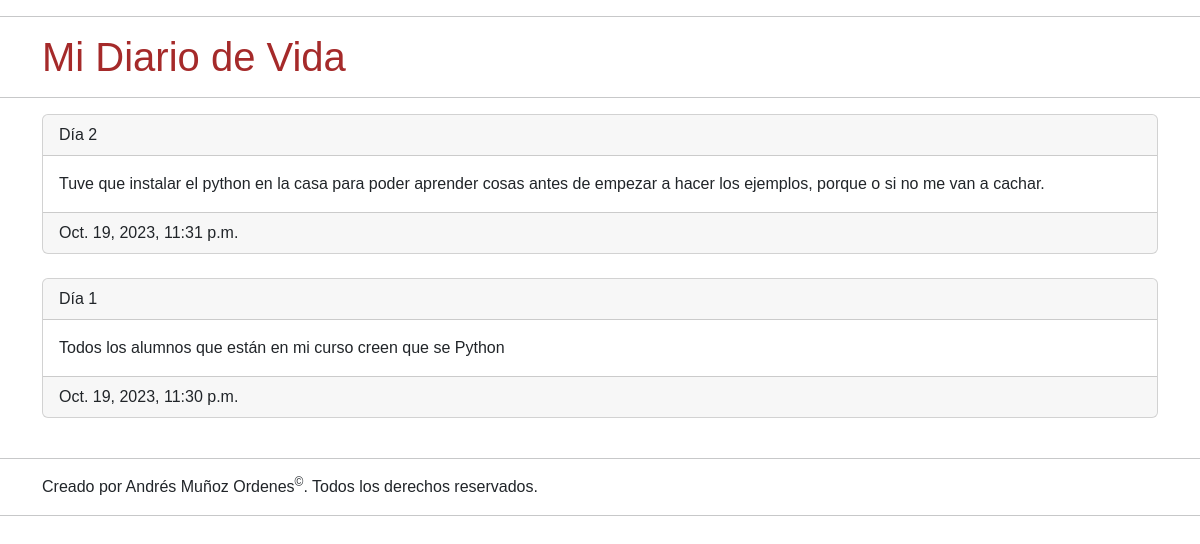
Screenshot of /diary/ with the database file from the repository.
### mydiary/models.py (models this page shows, shortened)
class Entry(models.Model):
    id = models.IntegerField(primary_key=True, auto_created=True)
    titulo = models.CharField(max_length=200)
    texto = models.TextField()
    fecha = models.DateTimeField(default=timezone.now)

### mydiary/views.py (the view)
# urls.py: path('', views.index),
def index(request):
    publicaciones = Entry.objects.all().order_by('-fecha').values()
    context = {
        'publicaciones': publicaciones
    }
    return render(request, 'diary.html', context)

### mydiary/templates/diary.html (shortened to what this page needs)
<!DOCTYPE html>
<html lang="en">
<head>
    <link rel="stylesheet" href="https://cdn.jsdelivr.net/npm/bootstrap@5.2.3/dist/css/bootstrap.min.css">
    <link rel="stylesheet" href="https://cdnjs.cloudflare.com/ajax/libs/font-awesome/6.4.2/css/all.min.css" />
</head>
<body>
    <hr class="hr" />
    <div class="container">
        <h1>
            {% block title %}
                Mi Diario de Vida
            {% endblock %}
        </h1>
    </div>
    <hr class="hr" />
    <div class="container">
        {% block content %}
            {% if publicaciones %}
                {% for publicacion in publicaciones %}
                    <div class="card">
                        <div class="card-header">
                            {{ publicacion.titulo }}
                        </div>
                        <div class="card-body">
                            <p class="card-text">{{ publicacion.texto }}</p>
                        </div>
                        <div class="card-footer text-body-secondary">
                            {{ publicacion.fecha }}
                        </div>
                    </div>
                    <br />
                {% endfor %}
            {% else %}
                <b>No hay publicaciones disponibles</b>
            {% endif %}
        {% endblock %}
    </div>
    <hr class="hr" />
    <div class="container">
        {% block footer %}
            Creado por Andrés Muñoz Ordenes<sup>&copy;</sup>. Todos los derechos reservados.
        {% endblock %}
    </div>
    <hr class="hr" />
</body>
</html>

### mydiary/templates/diary.html (style rules this page uses)
body { font-family: 'Trebuchet MS', 'Lucida Sans Unicode', 'Lucida Grande', 'Lucida Sans', Arial, sans-serif; }
h1 { color:brown; }

### rows the page displays
Entry: titulo "Día 2", texto "Tuve que instalar el python en la casa para poder aprender cosas antes de empezar a hacer los ejemplos, porque o si no me van a cachar.", fecha "Oct. 19, 2023, 11:31 p.m."
Entry: titulo "Día 1", texto "Todos los alumnos que están en mi curso creen que se Python", fecha "Oct. 19, 2023, 11:30 p.m."
